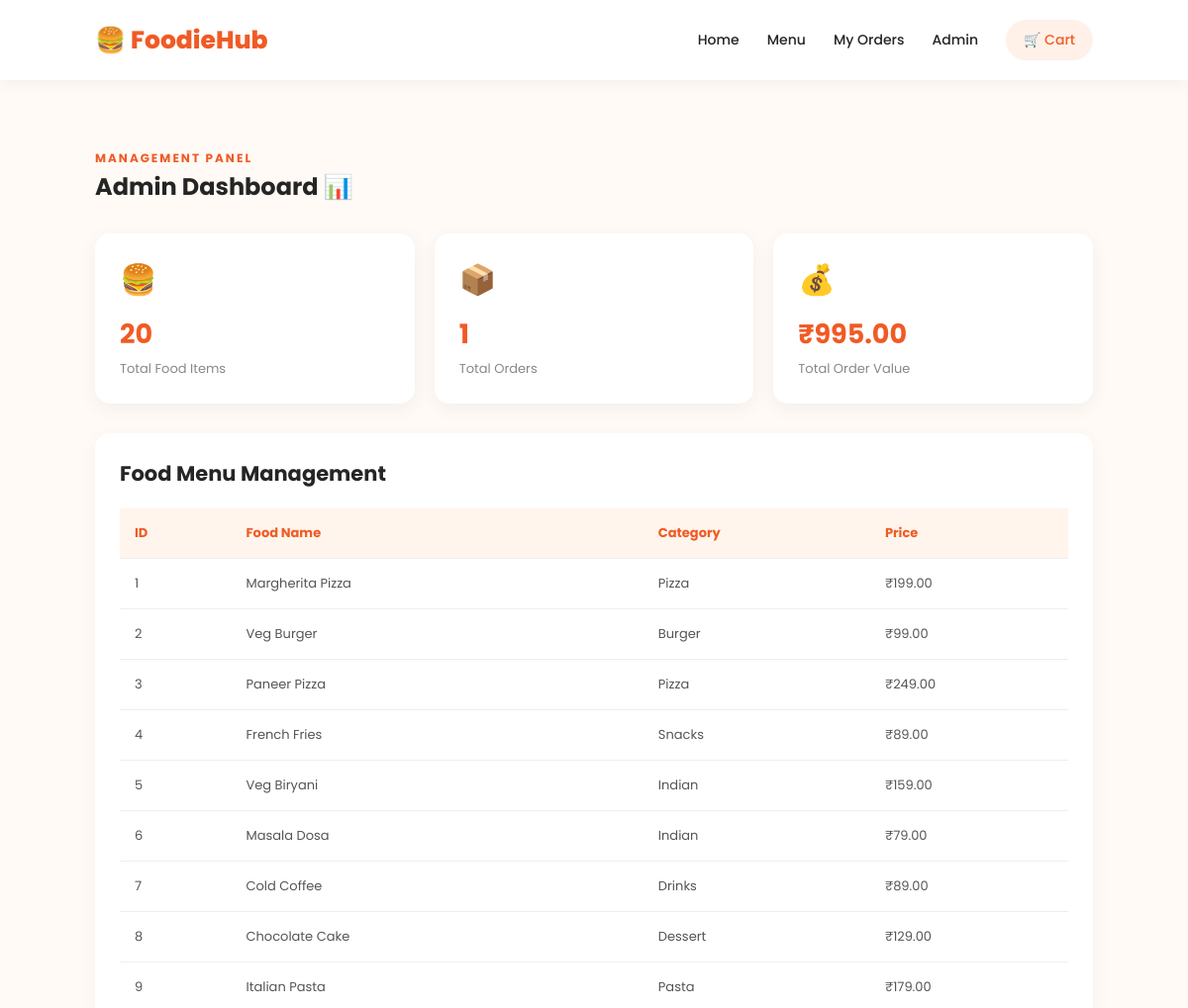
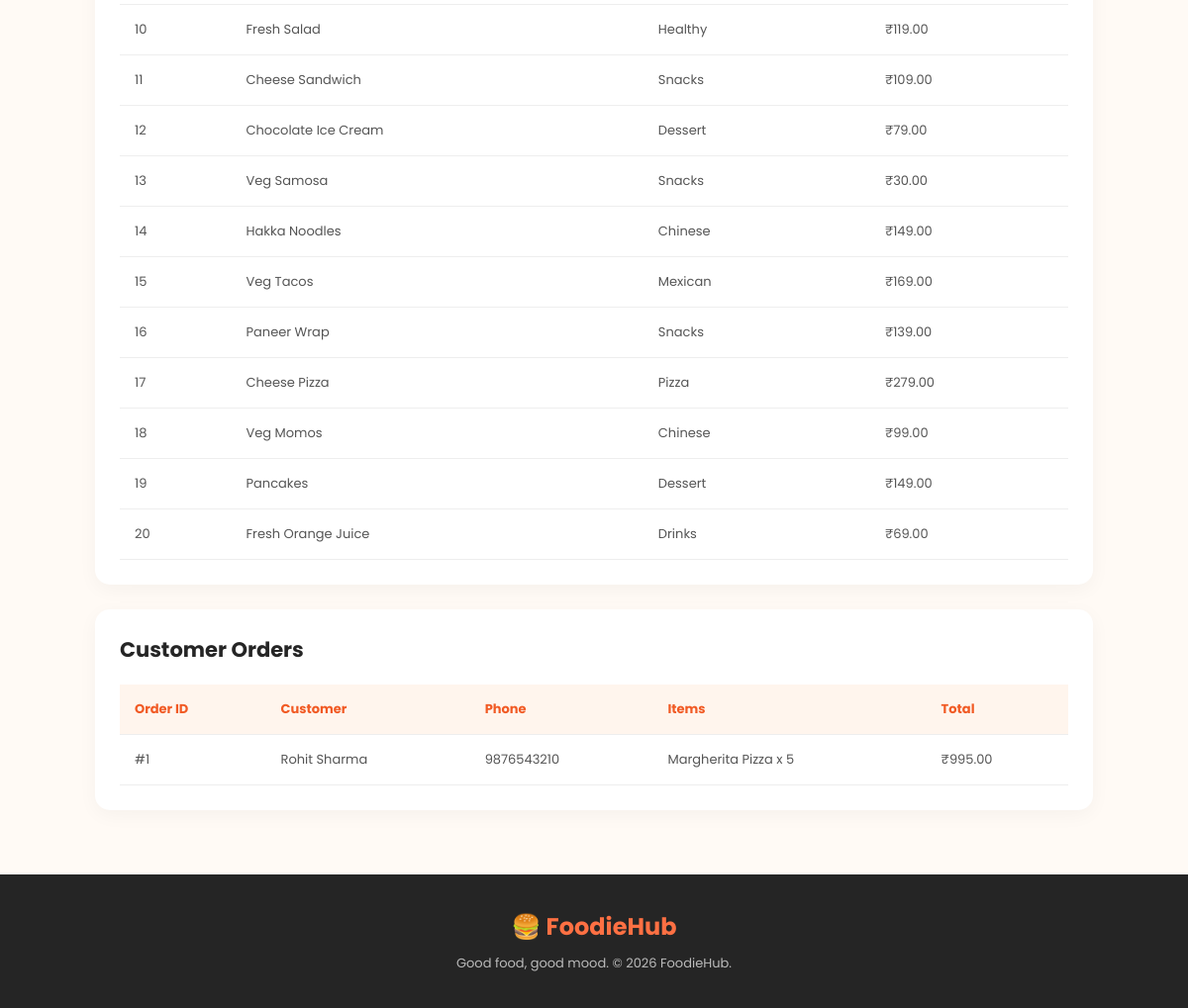
The page /admin on the database its author committed (2 pictures, top to bottom).
### tables this page shows
CREATE TABLE foods (
            id INTEGER PRIMARY KEY AUTOINCREMENT,
            name TEXT NOT NULL,
            category TEXT NOT NULL,
            description TEXT,
            price REAL NOT NULL,
            image TEXT
        );

CREATE TABLE orders (
            id INTEGER PRIMARY KEY AUTOINCREMENT,
            customer_name TEXT NOT NULL,
            phone TEXT NOT NULL,
            address TEXT NOT NULL,
            total REAL NOT NULL,
            items TEXT NOT NULL,
            order_date TIMESTAMP DEFAULT CURRENT_TIMESTAMP
        );

### app.py (the view)
@app.route("/admin")
def admin():
    conn = get_db()
    foods = conn.execute(
        "SELECT * FROM foods ORDER BY id"
    ).fetchall()
    orders = conn.execute(
        "SELECT * FROM orders ORDER BY id DESC"
    ).fetchall()
    conn.close()
    return render_template(
        "admin.html", foods=foods, orders=orders
    )

### app.py (called while the page is built)
def get_db():
    conn = sqlite3.connect(DATABASE)
    conn.row_factory = sqlite3.Row
    return conn

### templates/admin.html (shortened to what this page needs)
<!DOCTYPE html>
<html lang="en">
<head>
    <link rel="stylesheet" href="{{ url_for('static', filename='css/style.css') }}">
</head>
<body>
<header class="navbar">
    <a href="/" class="logo">🍔 FoodieHub</a>
    <nav>
        <a href="/">Home</a>
        <a href="/menu">Menu</a>
        <a href="/orders">My Orders</a>
        <a href="/admin">Admin</a>
        <a href="/cart" class="cart-link">🛒 Cart</a>
    </nav>
</header>
<section class="food-section">
    <span class="tagline">MANAGEMENT PANEL</span>
    <h2>Admin Dashboard 📊</h2>
    <div class="admin-stats">
        <div class="stat-card">
            <span>🍔</span>
            <h3>{{ foods|length }}</h3>
            <p>Total Food Items</p>
        </div>
        <div class="stat-card">
            <span>📦</span>
            <h3>{{ orders|length }}</h3>
            <p>Total Orders</p>
        </div>
        <div class="stat-card">
            <span>💰</span>
            <h3>₹{{ "%.2f"|format(orders|sum(attribute='total')) }}</h3>
            <p>Total Order Value</p>
        </div>
    </div>
    <div class="admin-section">
        <h2>Food Menu Management</h2>
        <div class="admin-table-wrapper">
            <table class="admin-table">
                <thead>
                    <tr>
                        <th>ID</th>
                        <th>Food Name</th>
                        <th>Category</th>
                        <th>Price</th>
                    </tr>
                </thead>
                <tbody>
                    {% for food in foods %}
                    <tr>
                        <td>{{ food.id }}</td>
                        <td>{{ food.name }}</td>
                        <td>{{ food.category }}</td>
                        <td>₹{{ "%.2f"|format(food.price) }}</td>
                    </tr>
                    {% endfor %}
                </tbody>
            </table>
        </div>
    </div>
    <div class="admin-section">
        <h2>Customer Orders</h2>
        <div class="admin-table-wrapper">
            <table class="admin-table">
                <thead>
                    <tr>
                        <th>Order ID</th>
                        <th>Customer</th>
                        <th>Phone</th>
                        <th>Items</th>
                        <th>Total</th>
                    </tr>
                </thead>
                <tbody>
                    {% for order in orders %}
                    <tr>
                        <td>#{{ order.id }}</td>
                        <td>{{ order.customer_name }}</td>
                        <td>{{ order.phone }}</td>
                        <td>{{ order.items }}</td>
                        <td>₹{{ "%.2f"|format(order.total) }}</td>
                    </tr>
                    {% else %}
                    <tr>
                        <td colspan="5">No orders available.</td>
                    </tr>
                    {% endfor %}
                </tbody>
            </table>
        </div>
    </div>
</section>
<footer>
    <h2>🍔 FoodieHub</h2>
    <p>Good food, good mood. © 2026 FoodieHub.</p>
</footer>
</body>
</html>

### static/css/style.css (style rules this page uses)
* { margin: 0; padding: 0; box-sizing: border-box; }
body { font-family: 'Poppins', sans-serif; background: #fffaf5; color: #252525; }
a { text-decoration: none; color: inherit; }
.navbar { display: flex; justify-content: space-between; align-items: center; padding: 20px 8%; background: white; box-shadow: 0 3px 15px rgba(0,0,0,0.05); position: sticky; top: 0; z-index: 100; }
.logo { font-size: 25px; font-weight: 800; color: #f15a24; }
nav { display: flex; align-items: center; gap: 28px; }
nav a { font-size: 14px; font-weight: 500; transition: 0.3s; }
.cart-link { background: #fff0e8; padding: 10px 18px; border-radius: 25px; color: #f15a24; }
.tagline { color: #f15a24; font-size: 12px; font-weight: 700; letter-spacing: 2px; }
.food-section { padding: 65px 8%; }
footer { text-align: center; padding: 35px 15px; background: #252525; color: white; }
footer h2 { color: #ff7043; margin-bottom: 10px; }
footer p { color: #bbb; font-size: 13px; }
.admin-stats { display: grid; grid-template-columns: repeat(3, 1fr); gap: 20px; margin: 30px 0; }
.stat-card { background: white; padding: 25px; border-radius: 15px; box-shadow: 0 5px 20px rgba(0,0,0,0.05); }
.stat-card span { font-size: 30px; }
.stat-card h3 { font-size: 27px; color: #f15a24; margin: 12px 0 5px; }
.stat-card p { color: #888; font-size: 13px; }
.admin-section { background: white; padding: 25px; margin-top: 25px; border-radius: 15px; box-shadow: 0 5px 20px rgba(0,0,0,0.04); }
.admin-section h2 { font-size: 21px; margin-bottom: 20px; }
.admin-table-wrapper { width: 100%; overflow-x: auto; }
.admin-table { width: 100%; border-collapse: collapse; min-width: 500px; }
.admin-table th, .admin-table td { padding: 15px; text-align: left; border-bottom: 1px solid #eee; font-size: 13px; }
.admin-table th { background: #fff5ed; color: #f15a24; }
.admin-table td { color: #555; }

### rows shown on the page
foods: id "1", name "Margherita Pizza", category "Pizza", price "199.00"
foods: id "2", name "Veg Burger", category "Burger", price "99.00"
foods: id "3", name "Paneer Pizza", category "Pizza", price "249.00"
foods: id "4", name "French Fries", category "Snacks", price "89.00"
foods: id "5", name "Veg Biryani", category "Indian", price "159.00"
foods: id "6", name "Masala Dosa", category "Indian", price "79.00"
foods: id "7", name "Cold Coffee", category "Drinks", price "89.00"
foods: id "8", name "Chocolate Cake", category "Dessert", price "129.00"
foods: id "9", name "Italian Pasta", category "Pasta", price "179.00"
foods: id "10", name "Fresh Salad", category "Healthy", price "119.00"
foods: id "11", name "Cheese Sandwich", category "Snacks", price "109.00"
foods: id "12", name "Chocolate Ice Cream", category "Dessert", price "79.00"
foods: id "13", name "Veg Samosa", category "Snacks", price "30.00"
foods: id "14", name "Hakka Noodles", category "Chinese", price "149.00"
foods: id "15", name "Veg Tacos", category "Mexican", price "169.00"
foods: id "16", name "Paneer Wrap", category "Snacks", price "139.00"
foods: id "17", name "Cheese Pizza", category "Pizza", price "279.00"
foods: id "18", name "Veg Momos", category "Chinese", price "99.00"
foods: id "19", name "Pancakes", category "Dessert", price "149.00"
foods: id "20", name "Fresh Orange Juice", category "Drinks", price "69.00"
orders: id "1", customer_name "Rohit Sharma", phone "9876543210", items "Margherita Pizza x 5", total "995.00"

### other values the page prints
{{ foods|length }} "20"
{{ orders|length }} "1"
{{ "%.2f"|format(orders|sum(attribute='total')) }} "995.00"
